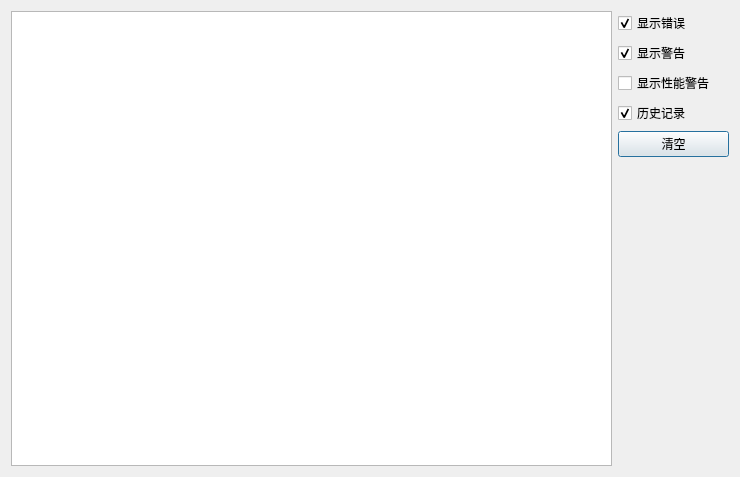
<?xml version="1.0" encoding="UTF-8"?>
<ui version="4.0">
 <class>LogPanel</class>
 <widget class="QDialog" name="LogPanel">
  <property name="geometry">
   <rect>
    <x>0</x>
    <y>0</y>
    <width>740</width>
    <height>477</height>
   </rect>
  </property>
  <property name="windowTitle">
   <string>日志</string>
  </property>
  <layout class="QHBoxLayout" name="horizontalLayout">
   <item>
    <widget class="QListWidget" name="m_logList"/>
   </item>
   <item>
    <layout class="QVBoxLayout" name="verticalLayout">
     <item>
      <widget class="QCheckBox" name="checkBox_2">
       <property name="text">
        <string>显示错误</string>
       </property>
       <property name="checked">
        <bool>true</bool>
       </property>
      </widget>
     </item>
     <item>
      <widget class="QCheckBox" name="checkBox">
       <property name="text">
        <string>显示警告</string>
       </property>
       <property name="checked">
        <bool>true</bool>
       </property>
      </widget>
     </item>
     <item>
      <widget class="QCheckBox" name="checkBox_3">
       <property name="text">
        <string>显示性能警告    </string>
       </property>
      </widget>
     </item>
     <item>
      <widget class="QCheckBox" name="checkBox_4">
       <property name="text">
        <string>历史记录</string>
       </property>
       <property name="checked">
        <bool>true</bool>
       </property>
      </widget>
     </item>
     <item>
      <widget class="QPushButton" name="pushButton">
       <property name="text">
        <string>清空</string>
       </property>
      </widget>
     </item>
     <item>
      <spacer name="verticalSpacer">
       <property name="orientation">
        <enum>Qt::Vertical</enum>
       </property>
       <property name="sizeHint" stdset="0">
        <size>
         <width>20</width>
         <height>40</height>
        </size>
       </property>
      </spacer>
     </item>
    </layout>
   </item>
  </layout>
 </widget>
 <resources/>
 <connections/>
</ui>
